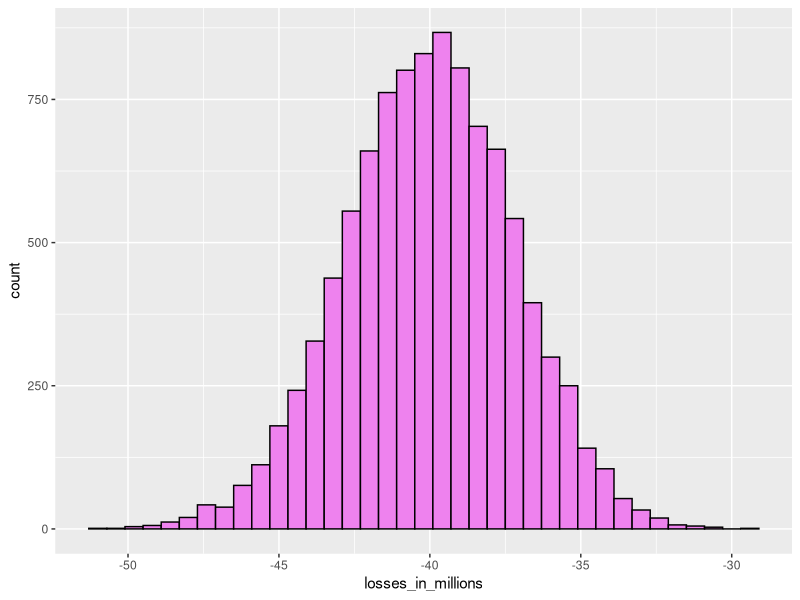

Reproduce this figure in R.
# Assign the number of loans to the variable `n`
n <- 10000

# Assign the loss per foreclosure to the variable `loss_per_foreclosure`
loss_per_foreclosure <- -200000

# Assign the probability of default to the variable `p_default`
p_default <- 0.03

# Use the `set.seed` function to make sure your answer matches the expected result after random sampling
set.seed(1)

# Calculate the expected loss due to default out of 10,000 loans
n*(p_default*loss_per_foreclosure + (1-p_default)*0)

# Generate a vector called `defaults` that contains the default outcomes of `n` loans
defaults <- sample(c(0,1), 
                   n, 
                   replace =  TRUE,
                   prob = c(1-p_default, p_default))

# Generate `S`, the total amount of money lost across all foreclosures. Print the value to the console.
S <- sum(defaults)*loss_per_foreclosure
S
# Interest rate sampling model
p <- 0.02
defaults <- sample( c(0,1), n, prob=c(1-p, p), replace = TRUE)
sum(defaults * loss_per_foreclosure)

# Interest rate Monte Carlo simulation
B <- 10000
losses <- replicate(B, {
  defaults <- sample( c(0,1), n, prob=c(1-p, p), replace = TRUE) 
  sum(defaults * loss_per_foreclosure)
})

# Plotting expected losses
library(tidyverse)
data.frame(losses_in_millions = losses/10^6) %>%
  ggplot(aes(losses_in_millions)) +
  geom_histogram(binwidth = 0.6, col = "black", fill = "violet")

# Expected value and standard error of the sum of 1,000 loans
n*(p*loss_per_foreclosure + (1-p)*0)    # expected value 
sqrt(n)*abs(loss_per_foreclosure)*sqrt(p*(1-p))    # standard error

x = - loss_per_foreclosure*p/(1-p)
x
x/180000

# Calculating interest rate for 1% probability of losing money
l <- loss_per_foreclosure

# Generate a variable `z` using the `qnorm` function
z <- qnorm(0.01)

# Generate a variable `x` using `z`, `p_default`, `loss_per_foreclosure`, and `n
x <- -l*( n*p - z*sqrt(n*p*(1-p)))/ ( n*(1-p) + z*sqrt(n*p*(1-p)))
x/180000    # interest rate
loss_per_foreclosure*p + x*(1-p)    # expected value of the profit per loan
n*(loss_per_foreclosure*p + x*(1-p)) # expected value of the profit over n loans

#  Monte Carlo simulation for 1% probability of losing money
B <- 100000
profit <- replicate(B, {
  draws <- sample( c(x, loss_per_foreclosure), n, 
                   prob=c(1-p, p), replace = TRUE) 
  sum(draws)
})
mean(profit)    # expected value of the profit over n loans
mean(profit<0)    # probability of losing money

# Expected value with higher default rate and interest rate
p <- .04
loss_per_foreclosure <- -200000
r <- 0.05
x <- r*180000
loss_per_foreclosure*p + x*(1-p)

# Calculating number of loans for desired probability of losing money
z <- qnorm(0.01)
l <- loss_per_foreclosure
n <- ceiling((z^2*(x-l)^2*p*(1-p))/(l*p + x*(1-p))^2)
n    # number of loans required
n*(loss_per_foreclosure*p + x * (1-p))    # expected profit over n loans

# Monte Carlo simulation with known default probability
B <- 10000
p <- 0.04
x <- 0.05 * 180000
profit <- replicate(B, {
  draws <- sample( c(x, loss_per_foreclosure), n, 
                   prob=c(1-p, p), replace = TRUE) 
  sum(draws)
})
mean(profit)

# Monte Carlo simulation with unknown default probability
p <- 0.04
x <- 0.05*180000
profit <- replicate(B, {
  new_p <- 0.04 + sample(seq(-0.01, 0.01, length = 100), 1)
  draws <- sample( c(x, loss_per_foreclosure), n, 
                   prob=c(1-new_p, new_p), replace = TRUE)
  sum(draws)
})
mean(profit)    # expected profit
mean(profit < 0)    # probability of losing money
mean(profit < -10000000)    # probability of losing over $10 million